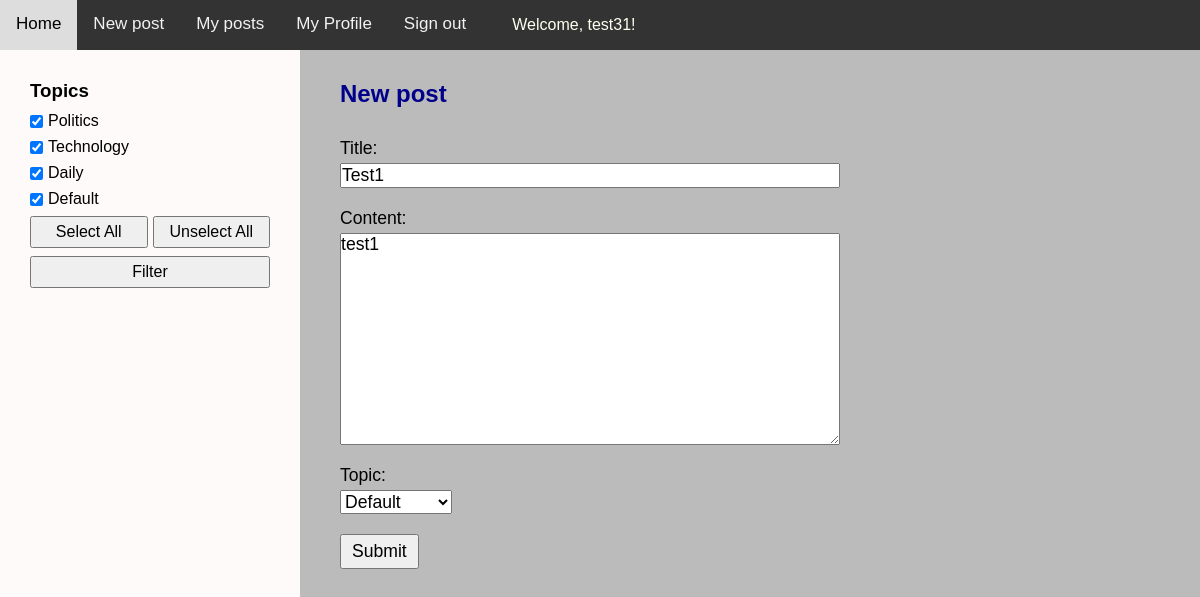
Page /post/23/edit/ (signed in) on the earlier database version.
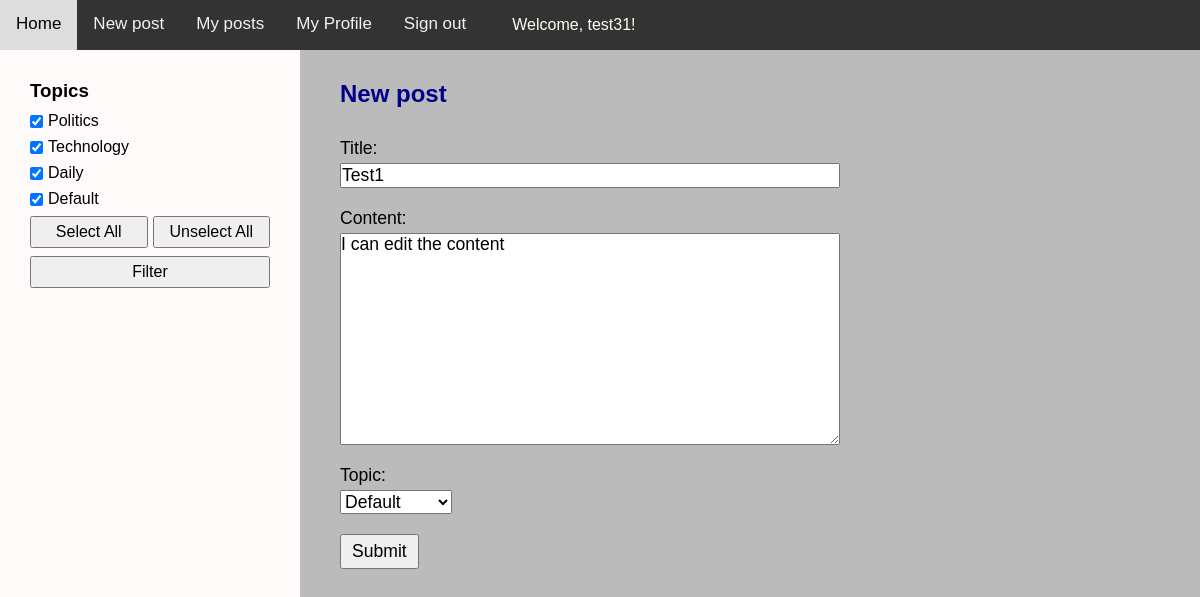
Same page on the later database version.
### app/models.py (models this page shows, shortened)
class Post(models.Model):
    TOPICS = [
        ("Politics", "Politics"),
        ("Technology", "Technology"),
        ("Daily", "Daily"),
        ("Default", "Default"),
    ]
    title = models.CharField(max_length=40)
    author = models.ForeignKey(User, on_delete=models.CASCADE)
    topic = models.CharField(max_length=20, choices=TOPICS, default="Default")
    content = models.TextField()
    date_posted = models.DateTimeField(default=timezone.now)

### app/views.py (the view)
# urls.py: path("post/<int:pk>/edit/", views.post_create_update, name="post-update"),
@login_required
def post_create_update(request, pk=None):
    if pk:
        post = get_object_or_404(Post, pk=pk)
        if post.author != request.user:
            return HttpResponseForbidden("You are not allowed to edit this post.")
    else:
        post = None
    if request.method == "POST":
        form = PostForm(request.POST, instance=post)
        if form.is_valid():
            new_post = form.save(commit=False)
            new_post.author = request.user
            new_post.save()
            return redirect("home")
    else:
        form = PostForm(instance=post)
    context = {"topics": TOPICS, "selected_topics": TOPICS, "form": form}
    return render(request, "app/post_form.html", context)

### app/forms.py
class PostForm(ModelForm):
    class Meta:
        model = Post
        fields = ["title", "content", "topic"]

### app/templates/app/post_form.html (shortened to what this page needs)
{% extends "app/template.html" %}
{% block content %}
<h2>New post</h2>
<form class="post-form" action="" method="POST">
    {{form.as_p}}
    <button type="submit">Submit</button>
</form>
{% endblock content %}

Differences in the rows shown:
changed Post "Test1": content "test1" → "I can edit the content"
